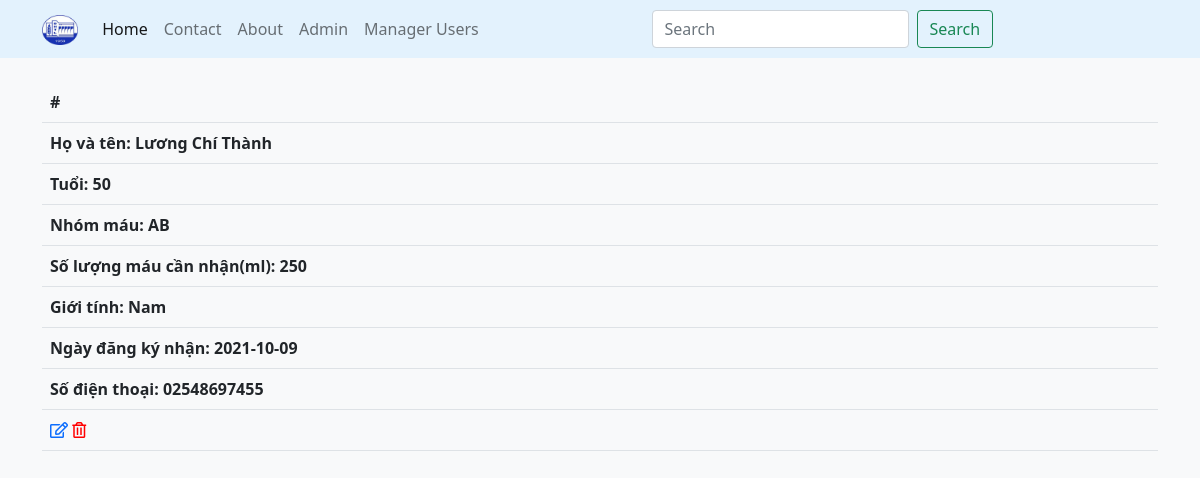
Screenshot of /src/full.php?id=5 with the database file from the repository.
### tables this page shows
CREATE TABLE `blood_recipient` (
  `reci_id` int(11) NOT NULL,
  `reci_name` varchar(50) DEFAULT NULL,
  `reci_age` int(11) DEFAULT NULL,
  `reci_bgrp` char(10) DEFAULT NULL,
  `reci_bqnty` int(11) DEFAULT NULL,
  `reci_sex` varchar(10) DEFAULT NULL,
  `reci_reg_date` date DEFAULT NULL,
  `reci_phno` char(11) DEFAULT NULL
);

### src/full.php (the view, shortened to what this page needs)
<?php
require('./config/db.php');
?>
<!doctype html>
<html lang="en">
<head>
    <link rel="stylesheet" href="https://pro.fontawesome.com/releases/v5.10.0/css/all.css" />
    <link rel="stylesheet" href="https://cdn.jsdelivr.net/npm/bootstrap@5.0.2/dist/css/bootstrap.min.css">
</head>
<body class="bg-light">
    <div class="header">
        <nav class="navbar navbar-expand-lg navbar-light " style="background-color: #e3f2fd;">
            <div class="container">
                <a class="navbar-brand" href="index.php">
                    <img src="images/logo.png" height="30px" alt="">
                </a>
                <div class="collapse navbar-collapse" id="navbarSupportedContent">
                    <ul class="navbar-nav me-auto mb-2 mb-lg-0">
                        <li class="nav-item">
                            <a class="nav-link active" aria-current="page" href="index.php">Home</a>
                        </li>
                        <li class="nav-item">
                            <a class="nav-link" href="#">Contact</a>
                        </li>
                        <li class="nav-item">
                            <a class="nav-link" href="#">About</a>
                        </li>
                        <li class="nav-item">
                            <a class="nav-link" href="admin.php">Admin</a>
                        </li>
                        <li class="nav-item">
                            <a class="nav-link" href="manager.php">Manager Users</a>
                        </li>
                    </ul>
                    <form class="d-flex me-auto">
                        <input class="form-control me-2" type="search" placeholder="Search" aria-label="Search">
                        <button class="btn btn-outline-success" type="submit">Search</button>
                    </form>
                </div>
            </div>
        </nav>
    </div>
    <div class="container">
        <div class="mt-4">
            <table class="table">
                <thead>
                    <?php
                    $reci_id = $_GET['id'];
                    $select = "SELECT * FROM blood_recipient where reci_id = $reci_id";
                    $result = mysqli_query($conn, $select);
                    while ($row = mysqli_fetch_assoc($result)) {
                    ?>
                        <tr>
                            <th scope="col">#</th>
                        </tr>
                        <tr>
                            <th scope="col"> Họ và tên: <?php echo $row['reci_name']; ?></th>
                        </tr>
                        <tr>
                            <th scope="col">Tuổi: <?php echo $row['reci_age']; ?></th>
                        </tr>
                        <tr>
                            <th scope="col">Nhóm máu: <?php echo $row['reci_bgrp']; ?></th>
                        </tr>
                        <tr>
                            <th scope="col">Số lượng máu cần nhận(ml): <?php echo $row['reci_bqnty']; ?></th>
                        </tr>
                        <tr>
                            <th scope="col">Giới tính: <?php echo $row['reci_sex']; ?></th>
                        </tr>
                        <tr>
                            <th scope="col">Ngày đăng ký nhận: <?php echo $row['reci_reg_date']; ?></th>
                        </tr>
                        <tr>
                            <th scope="col">Số điện thoại: <?php echo $row['reci_phno']; ?></th>
                        </tr>
                        <tr>
                            <th scope="col">
                                <a href="edit.php?id=<?php echo $row['reci_id']; ?>"><i class="far fa-edit"></i></a>
                                <a href="delete.php?id=<?php echo $row['reci_id']; ?>"><i class="far fa-trash-alt" style="color: red;"></i></a>
                            </th>
                        </tr>
                    <?php } ?>
                </thead>
            </table>
        </div>
    </div>
</body>
</html>

### rows the page displays
blood_recipient: reci_name "Lương Chí Thành", reci_age "50", reci_bgrp "AB", reci_bqnty "250", reci_sex "Nam", reci_reg_date "2021-10-09", reci_phno "02548697455"
